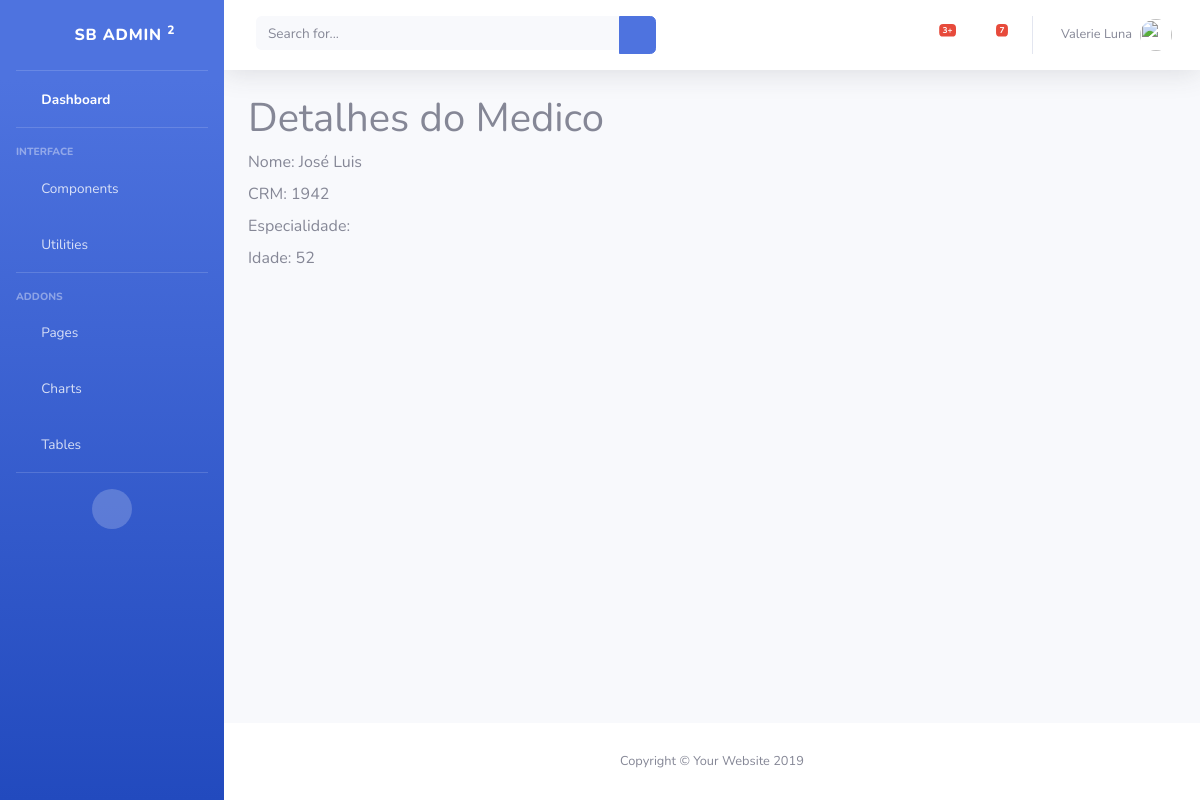
/atendimento/medico/1, run on the app's committed database.
### atendimento/models.py (models this page shows)
class Medico(models.Model):
    nome = models.CharField(max_length=50)
    crm = models.CharField(max_length=5)
    espcialidade = models.CharField(max_length=20)
    idade = models.IntegerField()

### atendimento/views.py (the view)
# urls.py: path('medico/<int:medico_id>', views.medico_show),
def medico_show(request, medico_id):
    medico = Medico.objects.get(id=medico_id)
    return render (request, 'medico/show.html', {'medico': medico})

### atendimento/templates/medico/show.html (shortened to what this page needs)
{% extends 'base.html' %}
{% block conteudo %}
<h1>Detalhes do Medico</h1>
<div>
    <label>Nome:</label>
    {{medico.nome}}
</div>
<div>
    <label>CRM:</label>
    {{medico.crm}}
</div>
<div>
    <label>Especialidade:</label>
</div>
<div>
    <label>Idade:</label>
    {{medico.idade}}
</div>
{% endblock %}

### data on the page
Medico: nome "José Luis", crm "1942", idade "52"
